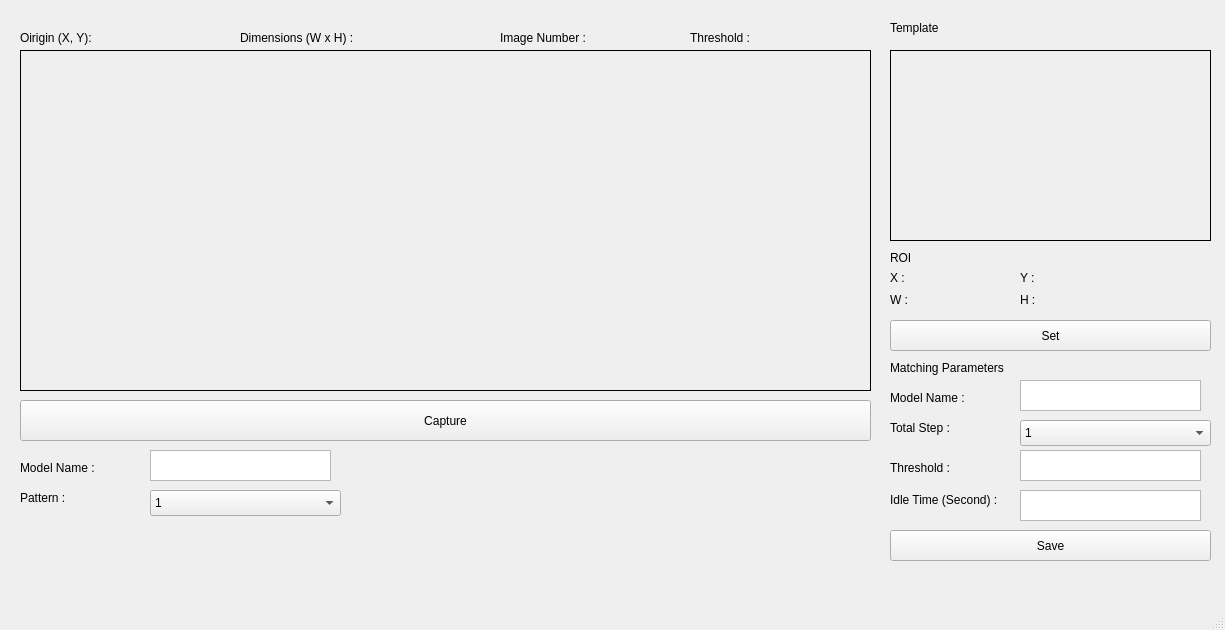
<?xml version="1.0" encoding="UTF-8"?>
<ui version="4.0">
 <class>MainWindow</class>
 <widget class="QMainWindow" name="MainWindow">
  <property name="geometry">
   <rect>
    <x>0</x>
    <y>0</y>
    <width>1225</width>
    <height>630</height>
   </rect>
  </property>
  <property name="windowTitle">
   <string>MainWindow</string>
  </property>
  <widget class="QWidget" name="centralwidget">
   <widget class="QLabel" name="label">
    <property name="geometry">
     <rect>
      <x>20</x>
      <y>50</y>
      <width>851</width>
      <height>341</height>
     </rect>
    </property>
    <property name="frameShape">
     <enum>QFrame::Box</enum>
    </property>
    <property name="text">
     <string/>
    </property>
   </widget>
   <widget class="QToolButton" name="toolButton">
    <property name="geometry">
     <rect>
      <x>20</x>
      <y>400</y>
      <width>851</width>
      <height>41</height>
     </rect>
    </property>
    <property name="text">
     <string>Capture</string>
    </property>
   </widget>
   <widget class="QLabel" name="label_2">
    <property name="geometry">
     <rect>
      <x>890</x>
      <y>20</y>
      <width>71</width>
      <height>16</height>
     </rect>
    </property>
    <property name="text">
     <string>Template</string>
    </property>
   </widget>
   <widget class="QLabel" name="label_3">
    <property name="geometry">
     <rect>
      <x>890</x>
      <y>50</y>
      <width>321</width>
      <height>191</height>
     </rect>
    </property>
    <property name="frameShape">
     <enum>QFrame::Box</enum>
    </property>
    <property name="text">
     <string/>
    </property>
   </widget>
   <widget class="QLabel" name="label_4">
    <property name="geometry">
     <rect>
      <x>890</x>
      <y>250</y>
      <width>71</width>
      <height>16</height>
     </rect>
    </property>
    <property name="text">
     <string>ROI</string>
    </property>
   </widget>
   <widget class="QLabel" name="label_5">
    <property name="geometry">
     <rect>
      <x>890</x>
      <y>270</y>
      <width>16</width>
      <height>16</height>
     </rect>
    </property>
    <property name="text">
     <string>X :</string>
    </property>
   </widget>
   <widget class="QLabel" name="label_6">
    <property name="geometry">
     <rect>
      <x>910</x>
      <y>270</y>
      <width>60</width>
      <height>16</height>
     </rect>
    </property>
    <property name="text">
     <string/>
    </property>
   </widget>
   <widget class="QLabel" name="label_7">
    <property name="geometry">
     <rect>
      <x>890</x>
      <y>290</y>
      <width>20</width>
      <height>20</height>
     </rect>
    </property>
    <property name="text">
     <string>W :</string>
    </property>
   </widget>
   <widget class="QLabel" name="label_8">
    <property name="geometry">
     <rect>
      <x>910</x>
      <y>290</y>
      <width>60</width>
      <height>16</height>
     </rect>
    </property>
    <property name="text">
     <string/>
    </property>
   </widget>
   <widget class="QLabel" name="label_9">
    <property name="geometry">
     <rect>
      <x>1020</x>
      <y>270</y>
      <width>16</width>
      <height>16</height>
     </rect>
    </property>
    <property name="text">
     <string>Y :</string>
    </property>
   </widget>
   <widget class="QLabel" name="label_10">
    <property name="geometry">
     <rect>
      <x>1020</x>
      <y>290</y>
      <width>20</width>
      <height>20</height>
     </rect>
    </property>
    <property name="text">
     <string>H :</string>
    </property>
   </widget>
   <widget class="QLabel" name="label_11">
    <property name="geometry">
     <rect>
      <x>1040</x>
      <y>290</y>
      <width>60</width>
      <height>16</height>
     </rect>
    </property>
    <property name="text">
     <string/>
    </property>
   </widget>
   <widget class="QLabel" name="label_12">
    <property name="geometry">
     <rect>
      <x>1040</x>
      <y>270</y>
      <width>60</width>
      <height>16</height>
     </rect>
    </property>
    <property name="text">
     <string/>
    </property>
   </widget>
   <widget class="QToolButton" name="toolButton_2">
    <property name="geometry">
     <rect>
      <x>890</x>
      <y>320</y>
      <width>321</width>
      <height>31</height>
     </rect>
    </property>
    <property name="text">
     <string>Set</string>
    </property>
   </widget>
   <widget class="QLabel" name="label_13">
    <property name="geometry">
     <rect>
      <x>890</x>
      <y>360</y>
      <width>161</width>
      <height>16</height>
     </rect>
    </property>
    <property name="text">
     <string>Matching Parameters</string>
    </property>
   </widget>
   <widget class="QLabel" name="label_14">
    <property name="geometry">
     <rect>
      <x>890</x>
      <y>390</y>
      <width>101</width>
      <height>16</height>
     </rect>
    </property>
    <property name="text">
     <string>Model Name :</string>
    </property>
   </widget>
   <widget class="QTextEdit" name="textEdit">
    <property name="geometry">
     <rect>
      <x>1020</x>
      <y>380</y>
      <width>181</width>
      <height>31</height>
     </rect>
    </property>
   </widget>
   <widget class="QComboBox" name="comboBox">
    <property name="geometry">
     <rect>
      <x>1020</x>
      <y>420</y>
      <width>191</width>
      <height>26</height>
     </rect>
    </property>
    <item>
     <property name="text">
      <string>1</string>
     </property>
    </item>
    <item>
     <property name="text">
      <string>2</string>
     </property>
    </item>
    <item>
     <property name="text">
      <string>3</string>
     </property>
    </item>
    <item>
     <property name="text">
      <string>4</string>
     </property>
    </item>
    <item>
     <property name="text">
      <string>5</string>
     </property>
    </item>
   </widget>
   <widget class="QLabel" name="label_15">
    <property name="geometry">
     <rect>
      <x>890</x>
      <y>420</y>
      <width>101</width>
      <height>16</height>
     </rect>
    </property>
    <property name="text">
     <string>Total Step :</string>
    </property>
   </widget>
   <widget class="QLabel" name="label_16">
    <property name="geometry">
     <rect>
      <x>890</x>
      <y>460</y>
      <width>101</width>
      <height>16</height>
     </rect>
    </property>
    <property name="text">
     <string>Threshold :</string>
    </property>
   </widget>
   <widget class="QLabel" name="label_17">
    <property name="geometry">
     <rect>
      <x>890</x>
      <y>490</y>
      <width>121</width>
      <height>20</height>
     </rect>
    </property>
    <property name="text">
     <string>Idle Time (Second) :</string>
    </property>
   </widget>
   <widget class="QTextEdit" name="textEdit_2">
    <property name="geometry">
     <rect>
      <x>1020</x>
      <y>490</y>
      <width>181</width>
      <height>31</height>
     </rect>
    </property>
   </widget>
   <widget class="QToolButton" name="toolButton_3">
    <property name="geometry">
     <rect>
      <x>890</x>
      <y>530</y>
      <width>321</width>
      <height>31</height>
     </rect>
    </property>
    <property name="text">
     <string>Save</string>
    </property>
   </widget>
   <widget class="QLabel" name="label_18">
    <property name="geometry">
     <rect>
      <x>20</x>
      <y>30</y>
      <width>111</width>
      <height>16</height>
     </rect>
    </property>
    <property name="text">
     <string>Oirigin (X, Y):</string>
    </property>
   </widget>
   <widget class="QLabel" name="label_19">
    <property name="geometry">
     <rect>
      <x>240</x>
      <y>30</y>
      <width>161</width>
      <height>16</height>
     </rect>
    </property>
    <property name="text">
     <string>Dimensions (W x H) :</string>
    </property>
   </widget>
   <widget class="QLabel" name="label_20">
    <property name="geometry">
     <rect>
      <x>500</x>
      <y>30</y>
      <width>161</width>
      <height>16</height>
     </rect>
    </property>
    <property name="text">
     <string>Image Number :</string>
    </property>
   </widget>
   <widget class="QLabel" name="label_21">
    <property name="geometry">
     <rect>
      <x>100</x>
      <y>30</y>
      <width>61</width>
      <height>16</height>
     </rect>
    </property>
    <property name="text">
     <string/>
    </property>
   </widget>
   <widget class="QLabel" name="label_22">
    <property name="geometry">
     <rect>
      <x>370</x>
      <y>30</y>
      <width>61</width>
      <height>16</height>
     </rect>
    </property>
    <property name="text">
     <string/>
    </property>
   </widget>
   <widget class="QLabel" name="label_23">
    <property name="geometry">
     <rect>
      <x>600</x>
      <y>30</y>
      <width>61</width>
      <height>16</height>
     </rect>
    </property>
    <property name="text">
     <string/>
    </property>
   </widget>
   <widget class="QTextEdit" name="textEdit_3">
    <property name="geometry">
     <rect>
      <x>1020</x>
      <y>450</y>
      <width>181</width>
      <height>31</height>
     </rect>
    </property>
   </widget>
   <widget class="QTextEdit" name="textEdit_4">
    <property name="geometry">
     <rect>
      <x>150</x>
      <y>450</y>
      <width>181</width>
      <height>31</height>
     </rect>
    </property>
   </widget>
   <widget class="QLabel" name="label_24">
    <property name="geometry">
     <rect>
      <x>20</x>
      <y>460</y>
      <width>101</width>
      <height>16</height>
     </rect>
    </property>
    <property name="text">
     <string>Model Name :</string>
    </property>
   </widget>
   <widget class="QComboBox" name="comboBox_2">
    <property name="geometry">
     <rect>
      <x>150</x>
      <y>490</y>
      <width>191</width>
      <height>26</height>
     </rect>
    </property>
    <item>
     <property name="text">
      <string>1</string>
     </property>
    </item>
    <item>
     <property name="text">
      <string>2</string>
     </property>
    </item>
    <item>
     <property name="text">
      <string>3</string>
     </property>
    </item>
    <item>
     <property name="text">
      <string>4</string>
     </property>
    </item>
    <item>
     <property name="text">
      <string>5</string>
     </property>
    </item>
   </widget>
   <widget class="QLabel" name="label_25">
    <property name="geometry">
     <rect>
      <x>20</x>
      <y>490</y>
      <width>101</width>
      <height>16</height>
     </rect>
    </property>
    <property name="text">
     <string>Pattern :</string>
    </property>
   </widget>
   <widget class="QLabel" name="label_26">
    <property name="geometry">
     <rect>
      <x>690</x>
      <y>30</y>
      <width>101</width>
      <height>16</height>
     </rect>
    </property>
    <property name="text">
     <string>Threshold :</string>
    </property>
   </widget>
   <widget class="QLabel" name="label_27">
    <property name="geometry">
     <rect>
      <x>760</x>
      <y>30</y>
      <width>61</width>
      <height>16</height>
     </rect>
    </property>
    <property name="text">
     <string/>
    </property>
   </widget>
  </widget>
  <widget class="QMenuBar" name="menubar">
   <property name="geometry">
    <rect>
     <x>0</x>
     <y>0</y>
     <width>1225</width>
     <height>36</height>
    </rect>
   </property>
  </widget>
  <widget class="QStatusBar" name="statusbar"/>
 </widget>
 <resources/>
 <connections/>
</ui>
